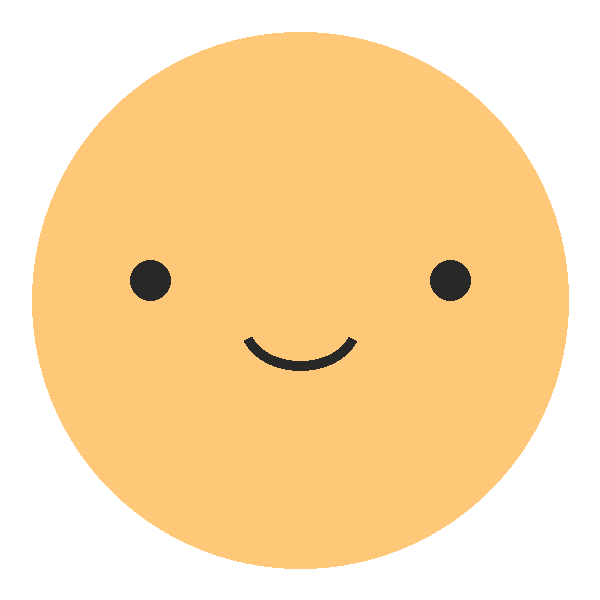
#> input picture cardnews/assets/creator_main.png, 600 x 600 px
$ python -i banner_studio.py   (imports and definitions only)
#> lines starting #> are read from the running program, lines starting #| are printed output that depends on the picture; after the words box and inside, x2 and y2 are one past the last pixel; in counts of white or black regions, pixels touching at a corner belong together
#> further down, picture is the input picture: PIL image 600x600 RGBA; mean R, G, B, A 172.7, 138.7, 89.2, 175
# -*- coding: utf-8 -*-
"""
이모티콘 배너 생성 엔진 (banner_tool.html 의 캔버스 디자인을 PIL 로 포팅)

입력: 이모티콘 zip (1~24.png/gif + main/tab)
출력: SOM(1344x260, 672x440) · NOM(824x464, 640x360) · COM(984x552, 문구 포함)
      · 인스타 카드뉴스(1080x1350) — 시안 3개, PNG 500KB 초과 시 JPG
"""
import io
import math
import os
import re
import unicodedata
import zipfile

from PIL import Image, ImageDraw, ImageFilter, ImageFont

BASE_DIR = os.path.dirname(os.path.abspath(__file__))
JUA = os.path.join(BASE_DIR, "build", "fonts", "Jua-Regular.ttf")

# ---------------------------------------------------------------- 팔레트/레이아웃 (HTML 도구와 동일)
PALETTES = {
    "pink":     dict(bg="#FFD3E1", sh=(226, 110, 155), accent="#F0457F", ink="#3A2130", deco="#FF8A3D", label="핑크"),
    "mint":     dict(bg="#C6ECE3", sh=(60, 150, 135),  accent="#2E9C88", ink="#24302F", deco="#FFFFFF", label="민트"),
    "lavender": dict(bg="#DCD7F7", sh=(110, 95, 190),  accent="#7A63D6", ink="#3A3550", deco="#FFB86B", label="라벤더"),
    "sky":      dict(bg="#CFE5F8", sh=(70, 120, 190),  accent="#FF7B6E", ink="#2C3550", deco="#FFFFFF", label="하늘"),
    "butter":   dict(bg="#FFF0B8", sh=(200, 160, 40),  accent="#F08A24", ink="#3B3020", deco="#FF8FA8", label="버터"),
    "peach":    dict(bg="#FFDCC8", sh=(220, 120, 80),  accent="#F0643C", ink="#3D2620", deco="#FFFFFF", label="피치"),
    "lime":     dict(bg="#E1F2C4", sh=(110, 160, 60),  accent="#5FA032", ink="#2B3420", deco="#FF9F8A", label="라임"),
}
ALT_ORDER = ["sky", "lavender", "mint", "butter", "peach", "lime", "pink"]
STYLES = {"card": "스티커 카드", "halo": "동그란 배경"}
DEFAULT_STYLES = ["card", "halo", "card"]

L = {
    "soop_pc": dict(w=1344, h=260, mask=[("h", [(0, 0), (470, 0), (640, 1), (1040, 1), (1150, 0)])], glow=[(620, -120, 420)],
        slots=[(478, 118, 170, -12), (690, 22, 212, 5), (975, 118, 146, 11), (922, -34, 150, -9)],
        slotsHalo=[(486, 46, 180, 0), (704, 18, 224, 0), (958, 46, 180, 0)],
        deco=[("spark", 560, 36, 40), ("spark2", 1110, 28, 26), ("squig", 648, 186, 70), ("bubble", 520, 200, 18)]),
    "soop_mo": dict(w=672, h=440, mask=[("v", [(0, 0), (170, 0), (260, 1)]), ("h", [(0, 0), (80, 1), (592, 1), (672, 0)])], glow=[(180, 150, 420)],
        slots=[(84, 270, 158, -12), (338, 214, 186, 6), (530, 300, 116, -10)],
        deco=[("spark", 262, 214, 40), ("spark2", 600, 236, 28), ("squig", 56, 250, 70)]),
    "naver_pc": dict(w=824, h=464, mask=[("v", [(0, 1), (209, 1), (362, 0)])], glow=[(180, -150, 460)],
        slots=[(56, 82, 180, -10), (309, 36, 206, 4), (588, 80, 180, 9)],
        deco=[("spark", 262, 30, 36), ("spark2", 536, 232, 26), ("heart", 740, 40, 30), ("squig", 48, 36, 62), ("bubble", 250, 190, 28), ("bubble", 770, 190, 24)]),
    "naver_mo": dict(w=640, h=360, mask=[("v", [(0, 1), (162, 1), (281, 0)])], glow=[(140, -130, 360)],
        slots=[(46, 62, 140, -10), (240, 26, 160, 4), (456, 60, 140, 9)],
        deco=[("spark", 204, 22, 30), ("spark2", 418, 186, 22), ("heart", 574, 30, 26), ("squig", 38, 26, 52), ("bubble", 196, 160, 22)]),
    "chat": dict(w=984, h=552, mask=[("v", [(0, 1), (248, 1), (430, 0)])], glow=[(230, -170, 540)],
        slots=[(70, 110, 210, -10), (372, 46, 240, 4), (700, 104, 210, 9)],
        deco=[("spark", 330, 40, 40), ("spark2", 640, 300, 30), ("heart", 880, 50, 34), ("squig", 70, 46, 70), ("bubble", 268, 296, 26)]),
    # SOOP 홍보 팝업 (가이드 18~19p): 600×772, PC·MO 같은 파일, 문구 이미지 안에 포함, 흰 배경·테두리·라운딩 금지
    "popup": dict(w=600, h=772, mask=[("v", [(0, 1), (300, .35), (640, 1)])], glow=[(-40, 200, 680)],
        slots=[(40, 392, 180, -10), (188, 304, 224, 4), (384, 400, 176, 9)],
        slotsHalo=[(40, 410, 176, 0), (194, 330, 212, 0), (386, 414, 176, 0)],
        deco=[("spark", 52, 300, 38), ("spark2", 530, 312, 26), ("heart", 524, 40, 30), ("squig", 34, 40, 64), ("bubble", 480, 560, 26), ("bubble", 70, 600, 20)]),
}
TARGETS = {
    "som": [("soop_pc", "SOM_soop_main_pc_1344x260"), ("soop_mo", "SOM_soop_main_mo_672x440")],
    "pop": [("popup", "SOM_soop_popup_600x772")],
    "nom": [("naver_pc", "NOM_naver_pc_824x464"), ("naver_mo", "NOM_naver_mo_640x360")],
    "com": [("chat", "COM_chattingplus_984x552")],
    "insta": [("insta", "INSTA_card_1080x1350")],
}
# 벡터 장식 (HTML Path2D 와 동일 좌표)
SPARK = [((20, 2), (22, 14), (26, 18), (38, 20)), ((38, 20), (26, 22), (22, 26), (20, 38)),
         ((20, 38), (18, 26), (14, 22), (2, 20)), ((2, 20), (14, 18), (18, 14), (20, 2))]
HEART = [((20, 35), (6, 25), (2, 17), (6, 10)), ((6, 10), (10, 4), (18, 5), (20, 12)),
         ((20, 12), (22, 5), (30, 4), (34, 10)), ((34, 10), (38, 17), (34, 25), (20, 35))]
SQUIG = [((4, 30), (14, 4), (26, 4), (26, 22)), ((26, 22), (26, 36), (12, 30), (20, 16)),
         ((20, 16), (28, 4), (44, 6), (46, 22)), ((46, 22), (48, 34), (60, 26), (66, 14))]

SS = 2  # 슈퍼샘플 배율 (장식·카드 외곽 안티앨리어싱)


def hex_rgb(h):
    h = h.lstrip("#")
    return tuple(int(h[i:i + 2], 16) for i in (0, 2, 4))


# ---------------------------------------------------------------- zip 읽기
# [7 lines left out: function _decode_name, not called in this run]


def analyze(im):
    """투명 여백 제거 + 배치 점수 + 색상 샘플 (HTML analyze 동일 로직)"""
    im = im.convert("RGBA")
    w, h = im.size
#> w = 600; h = 600
    a = im.split()[3]
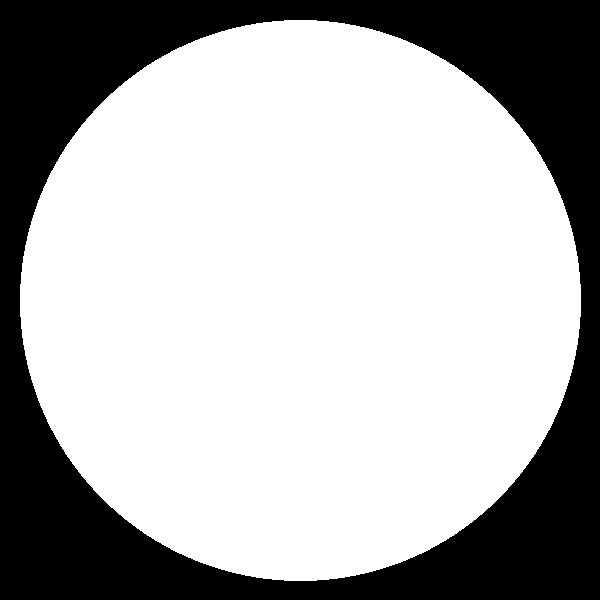
#> a: PIL image 600x600 L; 68.6% white; 1 black region, box (x1, y1, x2, y2) and area: (0, 0, 600, 600) 112911
    mask = a.point(lambda v: 255 if v > 20 else 0)
    bbox = mask.getbbox() or (0, 0, w, h)
#> bbox = (20, 20, 581, 581)
    hist = mask.histogram()
#> hist = 256 values, max 247089 at index 255, min 0 at index 1, mean 1406.2
    cnt = sum(hist[128:])
#> cnt = 247089
    cov = cnt / (w * h)
#> cov = 0.686
    touch = (bbox[0] <= 2) + (bbox[1] <= 2) + (bbox[2] >= w - 2) + (bbox[3] >= h - 2)
#> touch = 0
    score = 3 - touch * 1.2 - abs(cov - 0.38) * 3
#> score = 2.08
    if cov > 0.85:
        score -= 3
    if cov < 0.2:          # 소품만 있는 컷(꽃 등) 제외
        score -= 3
    trim = im.crop(bbox)
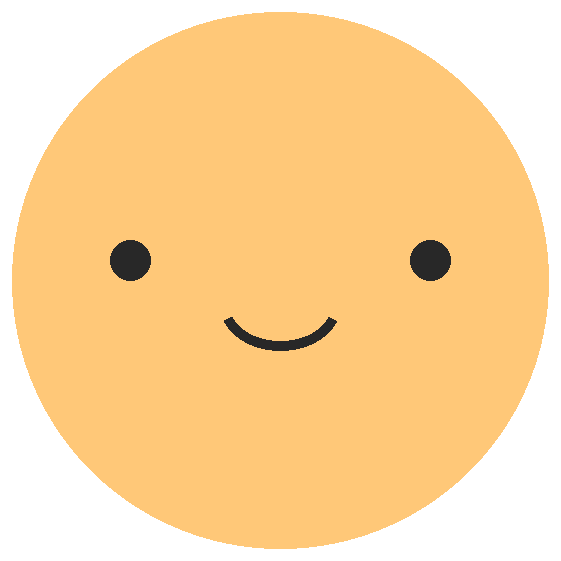
#> trim: PIL image 561x561 RGBA; mean R, G, B, A 197.6, 158.6, 102, 200.2; transparent parts drawn white
    sc = min(1, 120 / max(w, h))
#> sc = 0.2
    sample = im.resize((max(1, round(w * sc)), max(1, round(h * sc))))
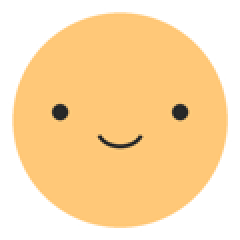
#> sample: PIL image 120x120 RGBA (shown 2 times larger); mean R, G, B, A 177.1, 143, 93.5, 175; transparent parts drawn white
    return dict(full=im, trim=trim, score=score, sample=sample)


# [79 lines left out: functions _gif_rep, read_zip, not called in this run]


# ---------------------------------------------------------------- 자동 선택·색
def ranked(emos):
    return sorted(range(len(emos)), key=lambda i: -emos[i]["score"])


# [70 lines left out: functions auto_picks, _rgb2hls, character_hue, auto_palette, custom_palette, not called in this run]


# ---------------------------------------------------------------- 움직이는 장면(APNG)
ANIM_T = None            # 그리는 중인 시점(ms). None 이면 정지 이미지
FRAME_SCALE = 0.5
TICK = 100               # 장면 간격(ms)
MAX_LOOP = 2000          # 최대 루프 길이(ms)


ANIM_SET = None   # 움직이게 할 이모티콘 id 집합. None 이면 전부


# [51 lines left out: functions view, ensure_frames, not called in this run]


def release_frames(emos):
    for e in emos:
        e["frames"] = None


# [29 lines left out: functions used_indexes, bezier, path_points, not called in this run]


def rrect(d, box, r, **kw):
    d.rounded_rectangle(box, radius=r, **kw)


# [118 lines left out: functions contain, draw_pattern, draw_glow, _poly_sprite, draw_deco, _shadow_of and 1 more, not called in this run]


_SPRITE_CACHE = None   # 프레임 시퀀스 렌더 동안만 dict 로 켜짐 (카드·그림자 재사용)


# [101 lines left out: functions make_card, _make_card, outlined_char, _outlined_char, draw_char, make_halo and 1 more, not called in this run]


def _font(fs):
    return ImageFont.truetype(JUA, int(fs))


def rich_width(segs, fs, ls=0.0):
    f = _font(fs)
    return sum(f.getlength(t) + ls * len(t) for t, _ in segs)


# [54 lines left out: functions fit_size, draw_rich, draw_pill, not called in this run]


# ---------------------------------------------------------------- SOOP 홍보 팝업 (HTML drawPopupBg/drawPopupText 동일)
POP_BG = {"basic": "기본 (그리드·도트)", "sunburst": "햇살 + 컨페티", "sky": "구름 하늘",
          "stage": "무대 스포트라이트", "gingham": "피크닉 체크"}
DEFAULT_POPBG = ["basic", "sunburst", "sky"]


# [279 lines left out: functions _hls_hex, shade, seeded, _vgrad, _radial, _confetti and 6 more, not called in this run]


TEXT_DEFAULT = dict(cX=0, cY=0, cS=100, pX=0, pY=0, pS=100, itX=0, itY=0, itS=100, ifX=0, ifY=0, ifS=100)


# [323 lines left out: functions _text, _stage_base, render_stage, render_insta, _encode_apng, _anim_timeline and 5 more, not called in this run]

>>> from PIL import Image
>>> picture = Image.open('cardnews/assets/creator_main.png')
>>> result = analyze(picture)
#> result = 4 items

$ run again, on cardnews/assets/interviewer.png
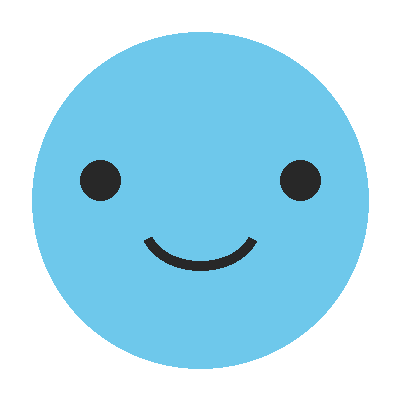
#> input picture cardnews/assets/interviewer.png, 400 x 400 px
#> picture is the input picture: PIL image 400x400 RGBA; mean R, G, B, A 80.5, 128.5, 147.2, 163
#> in analyze, `a = im.split()[3]`:
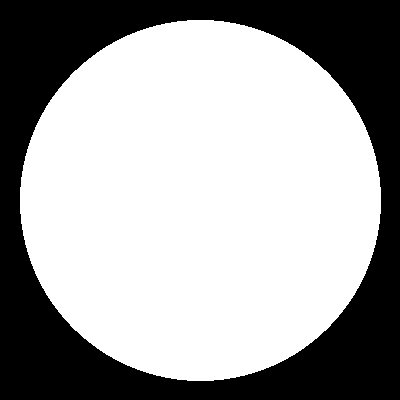
#> a: PIL image 400x400 L; 63.9% white; 1 black region, box (x1, y1, x2, y2) and area: (0, 0, 400, 400) 57699
#> bbox = (20, 20, 381, 381)
#> hist = 256 values, max 102301 at index 255, min 0 at index 1, mean 625
#> cnt = 102301
#> cov = 0.639
#> touch = 0
#> score = 2.22
#> in analyze, `sample = im.resize((max(1, round(w * sc)), max(1, round(h * sc))))`:
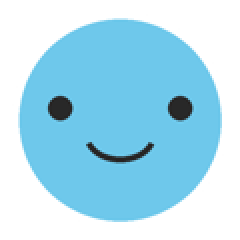
#> sample: PIL image 120x120 RGBA (shown 2 times larger); mean R, G, B, A 84.6, 132.6, 151.3, 163; transparent parts drawn white
#> result = 4 items
